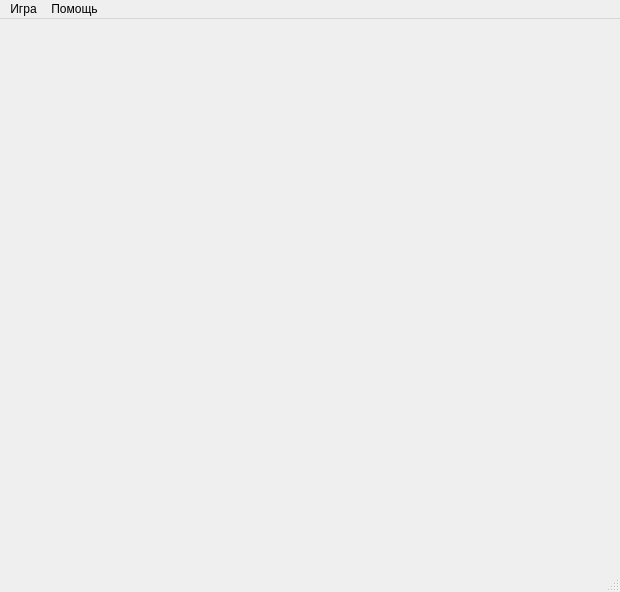
<?xml version="1.0" encoding="UTF-8"?>
<ui version="4.0">
 <class>MainWindow</class>
 <widget class="QMainWindow" name="MainWindow">
  <property name="geometry">
   <rect>
    <x>0</x>
    <y>0</y>
    <width>620</width>
    <height>592</height>
   </rect>
  </property>
  <property name="windowTitle">
   <string>Русские шашки</string>
  </property>
  <widget class="chessWidget" name="centralWidget"/>
  <widget class="QMenuBar" name="menuBar">
   <property name="geometry">
    <rect>
     <x>0</x>
     <y>0</y>
     <width>620</width>
     <height>21</height>
    </rect>
   </property>
   <widget class="QMenu" name="menu">
    <property name="title">
     <string>Игра</string>
    </property>
    <addaction name="newGame"/>
    <addaction name="separator"/>
    <addaction name="exit"/>
   </widget>
   <widget class="QMenu" name="menu_2">
    <property name="title">
     <string>Помощь</string>
    </property>
    <addaction name="about"/>
   </widget>
   <addaction name="menu"/>
   <addaction name="menu_2"/>
  </widget>
  <widget class="QStatusBar" name="statusBar"/>
  <action name="newGame">
   <property name="text">
    <string>Новая игра</string>
   </property>
   <property name="toolTip">
    <string>Начать новую игру</string>
   </property>
  </action>
  <action name="exit">
   <property name="text">
    <string>Выход</string>
   </property>
   <property name="toolTip">
    <string>Завершение работы программы</string>
   </property>
  </action>
  <action name="about">
   <property name="text">
    <string>О программе..</string>
   </property>
  </action>
 </widget>
 <layoutdefault spacing="6" margin="11"/>
 <customwidgets>
  <customwidget>
   <class>chessWidget</class>
   <extends>QWidget</extends>
   <header>chesswidget.h</header>
   <container>1</container>
  </customwidget>
 </customwidgets>
 <resources/>
 <connections/>
</ui>
